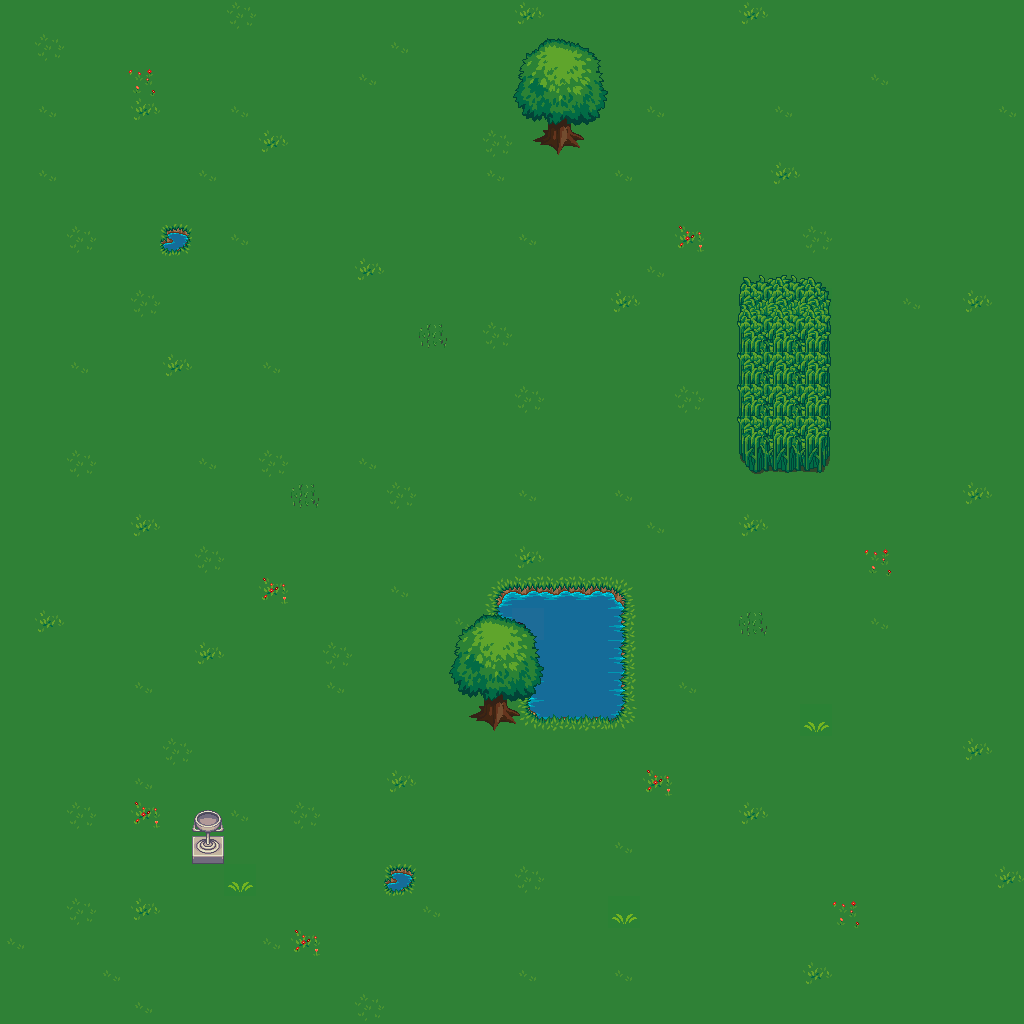

The image is a tile-based game level rendered from a .tmx file. Its description and source (layers, tilesets, objects; grid data summarised) follow:
An orthogonal 32x32 tile map with 32x32 px tiles, 3 tile layers (Untergrund, MapLayer, OverlayLayer), 2 tilesets.

<map version="1.0" orientation="orthogonal" renderorder="right-down" width="32" height="32" tilewidth="32" tileheight="32" nextobjectid="3">
 <tileset firstgid="1" name="tileset" tilewidth="32" tileheight="32" tilecount="256" columns="16">
  <image source="tileset.png" width="512" height="512" />
  <tile id="132">
   <properties>
    <property name="blocked" value="" />
   </properties>
  </tile>
  <tile id="133">
   <properties>
    <property name="blocked" value="" />
   </properties>
  </tile>
  <tile id="249">
   <properties>
    <property name="blocked" value="" />
   </properties>
  </tile>
  <tile id="250">
   <properties>
    <property name="blocked" value="" />
   </properties>
  </tile>
  <tile id="251">
   <properties>
    <property name="blocked" value="" />
   </properties>
  </tile>
 </tileset>
 <tileset firstgid="257" name="terrain_atlas" tilewidth="32" tileheight="32" tilecount="1024" columns="32">
  <image source="terrain_atlas.png" width="1024" height="1024" />
  <tile id="294">
   <properties>
    <property name="blocked" value="" />
   </properties>
  </tile>
  <tile id="358">
   <properties>
    <property name="blocked" value="" />
   </properties>
  </tile>
  <tile id="359">
   <properties>
    <property name="blocked" value="" />
   </properties>
  </tile>
  <tile id="360">
   <properties>
    <property name="blocked" value="" />
   </properties>
  </tile>
  <tile id="390">
   <properties>
    <property name="blocked" value="" />
   </properties>
  </tile>
  <tile id="391">
   <properties>
    <property name="blocked" value="" />
   </properties>
  </tile>
  <tile id="392">
   <properties>
    <property name="blocked" value="" />
   </properties>
  </tile>
  <tile id="422">
   <properties>
    <property name="blocked" value="" />
   </properties>
  </tile>
  <tile id="423">
   <properties>
    <property name="blocked" value="" />
   </properties>
  </tile>
  <tile id="424">
   <properties>
    <property name="blocked" value="" />
   </properties>
  </tile>
  <tile id="433">
   <properties>
    <property name="blocked" value="" />
   </properties>
  </tile>
  <tile id="990">
   <properties>
    <property name="blocked" value="" />
   </properties>
  </tile>
  <tile id="1022">
   <properties>
    <property name="blocked" value="" />
   </properties>
  </tile>
 </tileset>
 <layer name="Untergrund" width="32" height="32">
  <data>[1024 cells, 1024 non-empty, 6 distinct tile ids]</data>
 </layer>
 <layer name="MapLayer" width="32" height="32">
  <data>[1024 cells, 40 non-empty, 18 distinct tile ids]</data>
 </layer>
 <objectgroup name="PlayerLayer" />
 <layer name="OverlayLayer" width="32" height="32">
  <data>[1024 cells, 39 non-empty, 22 distinct tile ids]</data>
 </layer>
</map>
